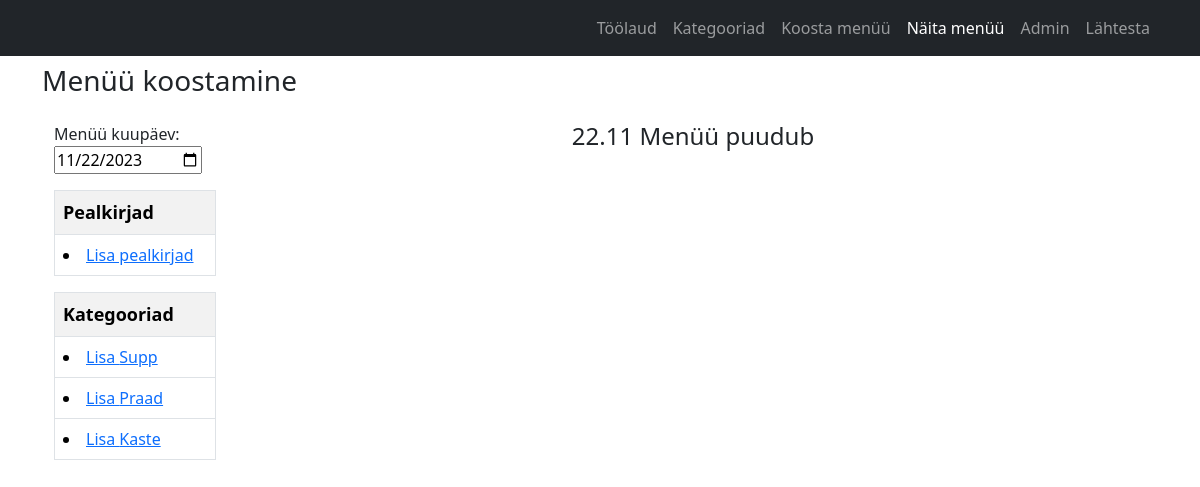
The app's page /bistrooapp_admin/menuu_list/, older data.
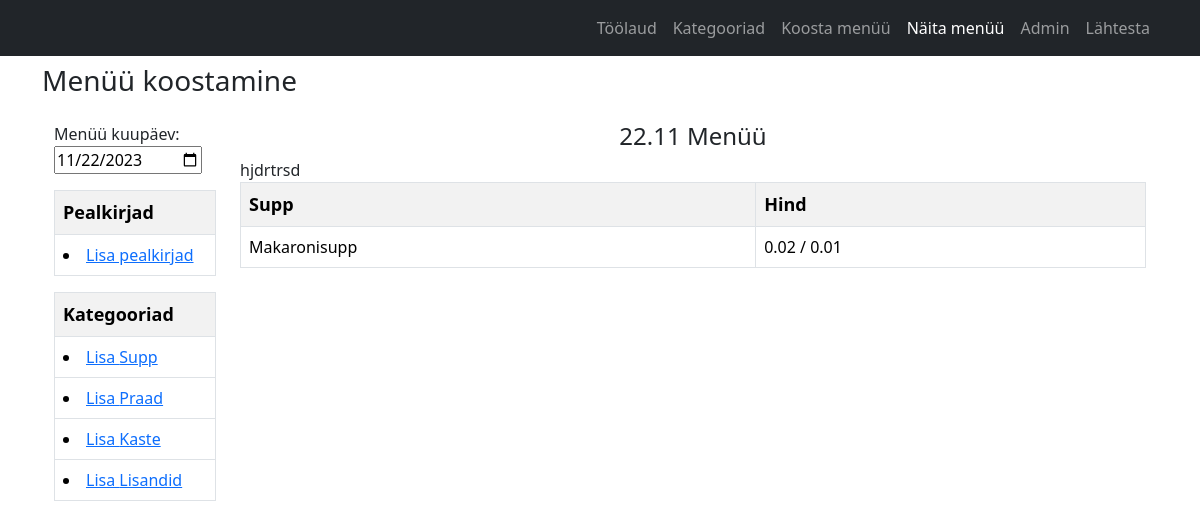
The same page, newer data.
### bistrooapp_admin/models.py (models this page shows, shortened)
class Category(models.Model):
    category_name = models.CharField(max_length=100, unique=True)
    category_sort_id = models.PositiveIntegerField()
    class Meta: # on Country alam klass
        ordering = ["category_sort_id"]  # sorteerib tabeli
        verbose_name_plural = "categori_names" # et nätaks mitmuses

class Menuu(models.Model):
    menu_date = models.DateField()
    category_name = models.ForeignKey(Category, on_delete=models.CASCADE)
    description = models.CharField(max_length=255)
    price_full = models.DecimalField(max_digits=4, decimal_places=2, null=False, blank=False)
    price_half = models.DecimalField(max_digits=4, decimal_places=2, null=True, blank=True)
    class Meta:  # on Country alam klass
        ordering = ["-menu_date", "category_name", "description"]  # sorteerib tabeli
    def __str__(self):  # et ei näitaks nimesid mitte objekt 1, objekt 2 jne
        return f'{self.description}'  # näitab ühte veergu loetava nimega

### bistrooapp_admin/views.py (the view)
# urls.py: path("menuu_list/", views.menuu_list, name="menuu_list"),
def menuu_list(request):
    categories = Category.objects.all()
    theme = Theme.objects.all()
    if request.method == "POST":
        valitud_kp = request.POST.get("valitud_kp")
        request.session['menu_date'] = valitud_kp # kirjutab kuupäeva mällu
        print("KUUPÄEV POST")
    elif request.session.get("menu_date"):
        valitud_kp = request.session.get('menu_date')
        print("KUUPÄEV SESSION")
    else:
        valitud_kp = datetime.today()
        request.session['menu_date'] = valitud_kp.strftime("%Y-%m-%d")  # kirjutab kuupäeva mällu
        print("KUUPÄEV ELSE")
    q_result_menuu = Menuu.objects.filter(menu_date=valitud_kp)
    q_result_theme = Theme.objects.filter(menu_date=valitud_kp)
    print("Q_RESULT_MENUU ", q_result_menuu)  # testimiseks
    print("Q_RESULT_THEME ", q_result_theme)  # testimiseks
    if isinstance(valitud_kp, str):  # kui on POST siis on str type
        kp_obj = datetime.strptime(valitud_kp, "%Y-%m-%d")
        formatted_date = kp_obj.strftime("%d.%m")
        default_date = kp_obj.strftime("%Y-%m-%d") #  "%Y-%m-%d"
    else:
        formatted_date = valitud_kp.strftime("%d.%m")
        default_date = valitud_kp.strftime("%Y-%m-%d") # "%Y-%m-%d"
    datePicker = CurrentDate(initial={"valitud_kp": default_date})  # määrab vaikimisi värtuse
    context = {
        'categories': categories,
        'menuu_items': q_result_menuu,
        'themes': q_result_theme,
        'formike': datePicker, # form'i nimetus määratud, form loodud forms.py
        'formatted_date':  formatted_date
    }
    return render(request, 'bistrooapp_admin/menuu_list.html', context)

### bistrooapp_admin/forms.py
class CurrentDate(forms.Form):
    valitud_kp = forms.DateField(widget=DateInput, input_formats=['%d.%m.%Y'], label="Menüü kuupäev")  # , initial=datetime.now()

### bistrooapp_admin/templatetags/my_template_tag.py (called while the page is built)
@register.simple_tag
def setval(val=None):
    return val

### bistrooapp_admin/templates/bistrooapp_admin/menuu_list.html (shortened to what this page needs)
{% extends "base_admin.html" %}
{% block content %}
    {% load my_template_tag %}
    <div class="mt-2">
        <h3>Menüü koostamine</h3>
    </div>
    <div class="container mt-4">
        <div class="row">
            <div class="col-md-2">
            <form action="" method="post" id="kuupaevaForm">
                    {{ formike }}
            </form>
                <table class="table table-bordered">
                    <thead>
                    <tr>
                        <td class="head_text">Pealkirjad</td>
                    </tr>
                    </thead>
                    <tbody>
                        <tr>
                        <td>
                            <li>
                                <a href="{% url 'bistrooapp_admin:add_theme' %}">Lisa pealkirjad </a>
                            </li>
                        </td>
                        </tr>
                    </tbody>
                </table>
                <table class="table table-bordered">
                    <thead>
                    <tr>
                        <td class="head_text">Kategooriad</td>
                    </tr>
                    </thead>
                    <tbody>
                    {% for category in categories %}
                        <tr>
                        <td>
                            <li>
                                <a href="{% url 'bistrooapp_admin:add_subline' category=category.category_name %}">Lisa {{ category.category_name }} </a>
                            </li>
                        </td>
                    {% endfor %}
                    </tr>
                    </tbody>
                </table>
            </div>
            <div class="col-md-10">
                {% if menuu_items %}
                    <div style="text-align: center">
                    <h4>{{ formatted_date }} Menüü</h4>
                    </div>
                    <div>
                    hjdrtrsd
                    </div>
                    <table class="table table-bordered">
                        {% setval "False" as isBreak %}
                        {% for category in categories %}
                            {% for menuu_item in menuu_items %}
                                {% if isBreak == "True" %}
                                {% else %}
                                    {% if category.category_name == menuu_item.category_name.category_name %}
                                        <thead>
                                        <tr>
                                            <td class="head_text">{{ category.category_name }}</td>
                                            <td class="head_text">Hind</td>
                                        </tr>
                                        </thead>
                                        <tbody>
                                        {% for menuu_item in menuu_items %}
                                            {% if menuu_item.category_name.category_name == category.category_name %}
                                                <tr>
                                                    <td>{{ menuu_item.description }}</td>
                                                    {% if menuu_item.price_full and menuu_item.price_half == None %}
                                                        <td>{{ menuu_item.price_full }}</td>
                                                    {% elif menuu_item.price_full == 0 and menuu_item.price_half == 0 %}
                                                        <td>Prae hinnas</td>
                                                    {% else %}
                                                        <td>{{ menuu_item.price_full }}
                                                            / {{ menuu_item.price_half }}</td>
                                                    {% endif %}
                                                </tr>
                                            {% endif %}
                                        {% endfor %}
                                        </tbody>
                                        {% setval "True" as isBreak %}
                                    {% endif %}
                                {% endif %}
                            {% endfor %}
                            {% setval "False" as isBreak %}
                        {% endfor %}
                    </table>
                {% else %}
                    <div style="text-align: center">
                        <h4 class="head_text">{{ formatted_date }} Menüü puudub</h4>
                    </div>
                {% endif %}
            </div>
        </div>
    </div>
{% endblock %}

### templates/base_admin.html (shortened to what this page needs)
{% load static %}
<!doctype html>
<html lang="en">
<head>
    <link href="{% static "css/bootstrap.min.css" %}" rel="stylesheet"/>
    <link href="{% static "css/styles.css" %}" rel="stylesheet"/>
</head>
<body>
{% include "menu.html" %}
<div class="container">
    {% block content %}
    {% endblock %}
</div>
</body>
</html>

### templates/menu.html (shortened to what this page needs)
        <nav class="navbar navbar-expand-lg navbar-dark bg-dark">
            <div class="container">
                <div class="collapse navbar-collapse" id="navbarSupportedContent">
                    <ul class="navbar-nav ms-auto mb-2 mb-lg-0">
                        <li class="nav-item"><a class="nav-link" href="{% url "bistrooapp_admin:index" %}">Töölaud</a></li>
                        <li class="nav-item"><a class="nav-link" href="{% url "bistrooapp_admin:category" %}">Kategooriad</a></li>
                        <li class="nav-item"><a class="nav-link" href="{% url "bistrooapp_admin:menuu_list" %}">Koosta menüü</a></li>
                        <li class="nav-item"><a class="nav-link active" aria-current="page" href="{% url "bistrooapp_public:index" %} " target="_blank">Näita menüü</a></li>
                        <li class="nav-item"><a class="nav-link" href="/admin">Admin</a></li>
                        <li class="nav-item"><a class="nav-link" href="{% url "bistrooapp_admin:lahtesta" %}">Lähtesta</a></li>
                    </ul>
                </div>
            </div>
        </nav>

### static/css/styles.css (style rules this page uses)
td.head_text { background-color: #f2f2f2; font-weight: bold; font-size: large; }

Row changes from the older to the newer data that the page shows:
added Category: category_name "Lisandid", shown under "Menüü koostamine"
added Menuu: {{ category.category_name }} "Supp", description "Makaronisupp", price_full "0.02", price_half "0.01"
Text that changed along with them:
text no longer shown: "Menüü puudub"
text now shown: "Menüü hjdrtrsd"
